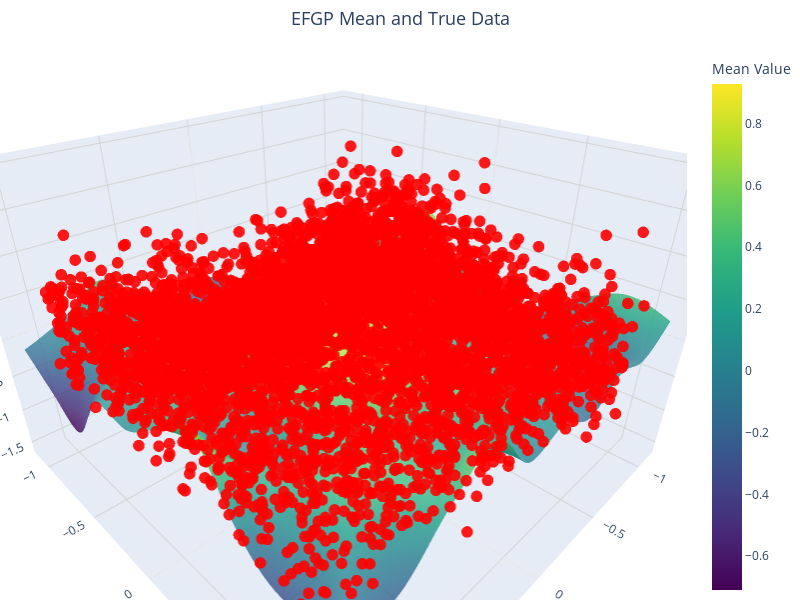

Notebook code cell kept with this figure:
### Code cell
# add plot of fit and true function

if d == 2:

    import plotly.graph_objects as go
    import numpy as np
    from scipy.interpolate import griddata

    # --- Prepare Data for Plotting ---
    # Extract x1, x2 coordinates and mean values from tensors
    x1 = x_new[:, 0].cpu().numpy()
    x2 = x_new[:, 1].cpu().numpy()
    mean_values = mean.cpu().numpy()

    # Create a grid for the surface plot
    x1_grid = np.linspace(x1.min(), x1.max(), 100)
    x2_grid = np.linspace(x2.min(), x2.max(), 100)
    X1, X2 = np.meshgrid(x1_grid, x2_grid)

    # Interpolate mean values onto the grid for smooth surface visualization
    mean_surface = griddata(
        points=(x1, x2), 
        values=mean_values, 
        xi=(X1, X2), 
        method='cubic'
    )

    # --- Create Interactive 3D Plot ---
    fig = go.Figure()

    # Add the mean surface with transparency
    fig.add_trace(go.Surface(
        z=mean_surface,
        x=X1,
        y=X2,
        colorscale='Viridis',
        opacity=0.8,  # Adjust transparency for better visualization
        name='EFGP Mean',
        colorbar=dict(
            title=dict(
                text="Mean Value",
                font=dict(size=14)
            ),
            tickfont=dict(size=12)
        )
    ))

    # Add scatter points for the true data
    fig.add_trace(go.Scatter3d(
        x=x[:, 0].cpu().numpy(),
        y=x[:, 1].cpu().numpy(),
        z=y.cpu().numpy(),
        mode='markers',
        marker=dict(
            size=4,  # Smaller scatter points
            color='red',
            opacity=0.9,  # Slight transparency for markers
            symbol='circle'
        ),
        name='True Data'
    ))

    # --- Update Layout for Better Visualization ---
    fig.update_layout(
        scene=dict(
            aspectmode='manual',
            aspectratio=dict(x=1.5, y=1.5, z=1), # Make x and y dimensions wider relative to z
            xaxis=dict(
                title=dict(
                    text='x₁',
                    font=dict(size=16)
                ),
                tickfont=dict(size=12),
                showgrid=True,
                gridcolor='lightgray'
            ),
            yaxis=dict(
                title=dict(
                    text='x₂',
                    font=dict(size=16)
                ),
                tickfont=dict(size=12),
                showgrid=True,
                gridcolor='lightgray'
            ),
            zaxis=dict(
                title=dict(
                    text='Mean/True Data',
                    font=dict(size=16)
                ),
                tickfont=dict(size=12),
                showgrid=True,
                gridcolor='lightgray'
            ),
            camera=dict(
                eye=dict(x=1.25, y=1.25, z=1)  # Adjust camera angle for better view
            )
        ),
        title=dict(
            text='EFGP Mean and True Data',
            font=dict(size=18),
            x=0.5,  # Center the title
            xanchor='center'
        ),
        legend=dict(
            x=0.8,
            y=0.9,
            font=dict(size=12),
            bgcolor='rgba(255, 255, 255, 0.8)',  # Add a semi-transparent background
            bordercolor='black',
            borderwidth=1
        ),
        margin=dict(l=0, r=0, t=50, b=0),  # Reduce margins for a cleaner look
        width=800,  # Increase figure width
        height=600   # Increase figure height
    )

    # Display the plot
    fig.show()

### Figure 1 — Plotly figure (JSON) as saved in the notebook; plotly's stock layout.template omitted (floating-point values rounded to 4 significant figures; data arrays with more than 128 entries replaced by an {"elided": "..."} marker saying what was removed)
{"data": [{"colorbar": {"tickfont": {"size": 12}, "title": {"font": {"size": 14}, "text": "Mean Value"}}, "colorscale": [[0, "#440154"], [0.1111, "#482878"], [0.2222, "#3e4989"], [0.3333, "#31688e"], [0.4444, "#26828e"], [0.5556, "#1f9e89"], [0.6667, "#35b779"], [0.7778, "#6ece58"], [0.8889, "#b5de2b"], [1, "#fde725"]], "name": "EFGP Mean", "opacity": 0.8, "type": "surface", "x": {"elided": "100x100 float values"}, "y": {"elided": "100x100 float values"}, "z": {"elided": "100x100 float values"}}, {"marker": {"color": "red", "opacity": 0.9, "size": 4, "symbol": "circle"}, "mode": "markers", "name": "True Data", "type": "scatter3d", "x": {"elided": "5000 float values"}, "y": {"elided": "5000 float values"}, "z": {"elided": "5000 float values"}}], "layout": {"height": 600, "legend": {"bgcolor": "rgba(255, 255, 255, 0.8)", "bordercolor": "black", "borderwidth": 1, "font": {"size": 12}, "x": 0.8, "y": 0.9}, "margin": {"b": 0, "l": 0, "r": 0, "t": 50}, "scene": {"aspectmode": "manual", "aspectratio": {"x": 1.5, "y": 1.5, "z": 1}, "camera": {"eye": {"x": 1.25, "y": 1.25, "z": 1}}, "xaxis": {"gridcolor": "lightgray", "showgrid": true, "tickfont": {"size": 12}, "title": {"font": {"size": 16}, "text": "x₁"}}, "yaxis": {"gridcolor": "lightgray", "showgrid": true, "tickfont": {"size": 12}, "title": {"font": {"size": 16}, "text": "x₂"}}, "zaxis": {"gridcolor": "lightgray", "showgrid": true, "tickfont": {"size": 12}, "title": {"font": {"size": 16}, "text": "Mean/True Data"}}}, "title": {"font": {"size": 18}, "text": "EFGP Mean and True Data", "x": 0.5, "xanchor": "center"}, "width": 800}}
